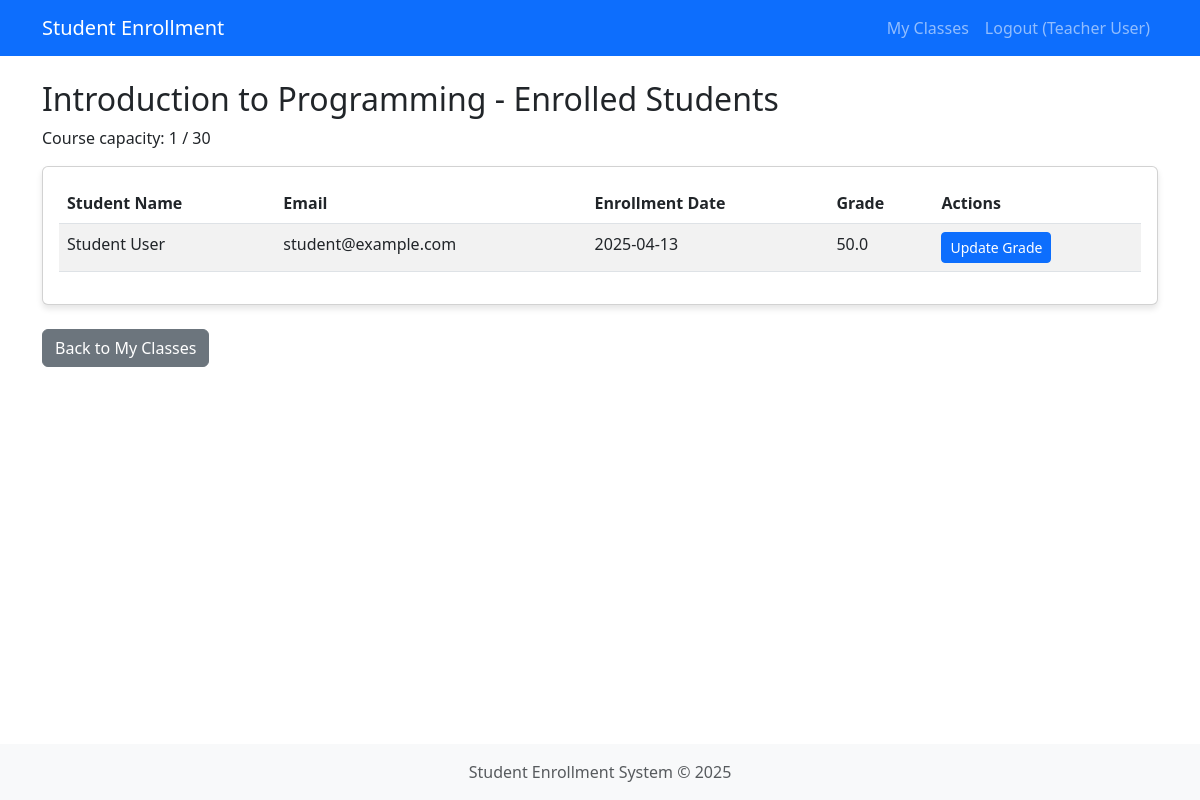
The app's page /teacher/course/1 (signed in), older data.
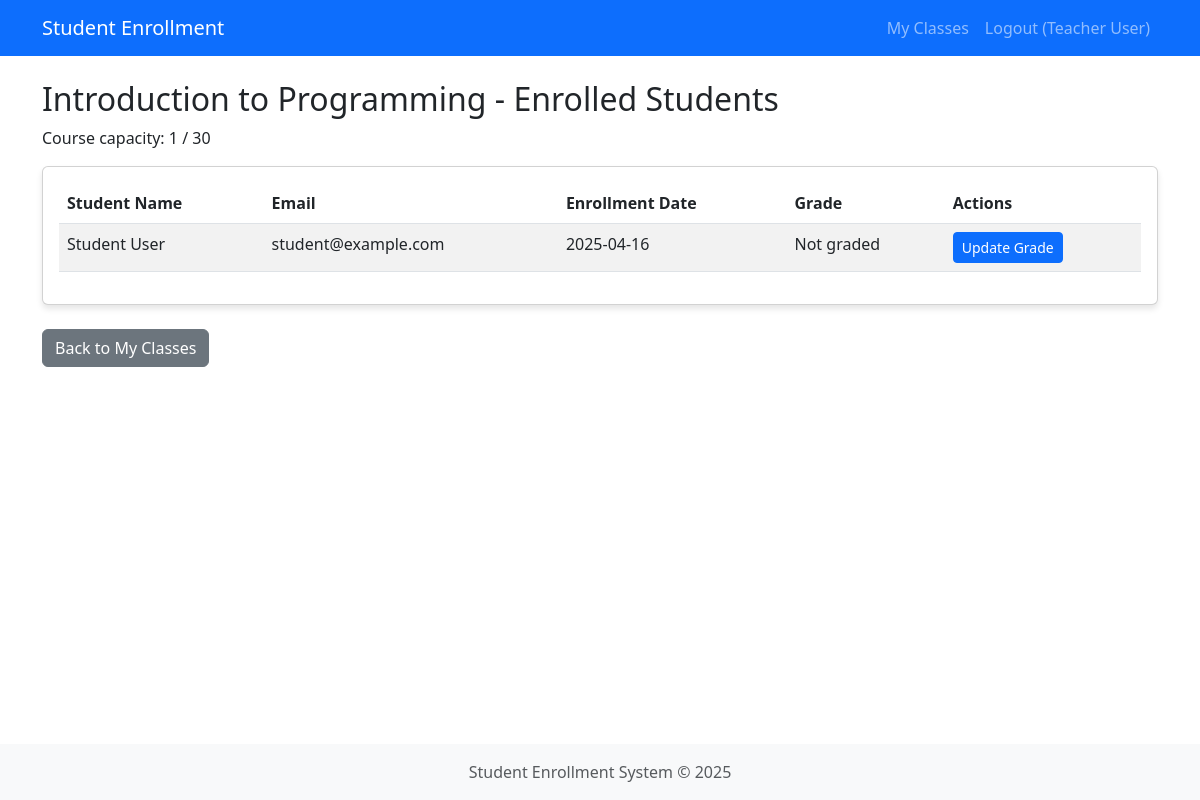
The same page, newer data.
### app.py (models this page shows, shortened)
class Enrollment(db.Model):
    id = db.Column(db.Integer, primary_key=True)
    student_id = db.Column(db.Integer, db.ForeignKey('user.id'), nullable=False)
    course_id = db.Column(db.Integer, db.ForeignKey('course.id'), nullable=False)
    grade = db.Column(db.Float, nullable=True)
    enrollment_date = db.Column(db.DateTime, default=datetime.now)

class User(db.Model, UserMixin):
    id = db.Column(db.Integer, primary_key=True)
    email = db.Column(db.String(100), unique=True, nullable=False)
    name = db.Column(db.String(100), nullable=False)
    password = db.Column(db.String(200), nullable=False)
    role_id = db.Column(db.Integer, db.ForeignKey('role.id'), nullable=False)
    created_at = db.Column(db.DateTime, default=datetime.now)
    courses_teaching = db.relationship('Course', backref='teacher', lazy=True)
    enrollments = db.relationship('Enrollment', backref='student', lazy=True)

### app.py (the view)
@app.route('/teacher/course/<int:course_id>')
@login_required
@role_required('teacher')
def teacher_course_detail(course_id):
    course = Course.query.get_or_404(course_id)
    if course.teacher_id != current_user.id:
        flash('You do not have permission to view this course.', 'danger')
        return redirect(url_for('teacher_dashboard'))
    enrollments = Enrollment.query.filter_by(course_id=course_id).all()
    students = [(enrollment, User.query.get(enrollment.student_id))
                for enrollment in enrollments]
    return render_template('teacher/course_detail.html',
                           course=course,
                           students=students)

### app.py (called while the page is built)
@login_manager.user_loader
def load_user(user_id):
    return User.query.get(int(user_id))

def role_required(role_name):
    def decorator(f):
        @wraps(f)
        def decorated_function(*args, **kwargs):
            if not current_user.is_authenticated:
                return redirect(url_for('login'))
            if not current_user.role or current_user.role.name != role_name:
                flash('You do not have permission to access this page.', 'danger')
                return redirect(url_for('dashboard'))
            return f(*args, **kwargs)
        return decorated_function
    return decorator

### templates/teacher/course_detail.html (shortened to what this page needs)
{% extends 'base.html' %}
{% block content %}
<h2>{{ course.name }} - Enrolled Students</h2>
<p>Course capacity: {{ students|length }} / {{ course.capacity }}</p>
<div class="card mb-4">
    <div class="card-body">
        <table class="table table-striped">
            <thead>
                <tr>
                    <th>Student Name</th>
                    <th>Email</th>
                    <th>Enrollment Date</th>
                    <th>Grade</th>
                    <th>Actions</th>
                </tr>
            </thead>
            <tbody>
                {% for enrollment, student in students %}
                    <tr>
                        <td>{{ student.name }}</td>
                        <td>{{ student.email }}</td>
                        <td>{{ enrollment.enrollment_date.strftime('%Y-%m-%d') }}</td>
                        <td>
                            {% if enrollment.grade %}
                                {{ enrollment.grade }}
                            {% else %}
                                Not graded
                            {% endif %}
                        </td>
                        <td>
                            <button type="button" class="btn btn-sm btn-primary"
                                    data-bs-toggle="modal"
                                    data-bs-target="#gradeModal{{ enrollment.id }}">
                                Update Grade
                            </button>
                        </td>
                    </tr>
                {% endfor %}
            </tbody>
        </table>
    </div>
</div>
<a href="{{ url_for('teacher_dashboard') }}" class="btn btn-secondary">Back to My Classes</a>
{% endblock %}

Row changes from the older to the newer data that the page shows:
changed Enrollment "Student User": enrollment_date "2025-04-13" → "2025-04-16"; grade "50.0" → (not shown); now shows "Not graded"
